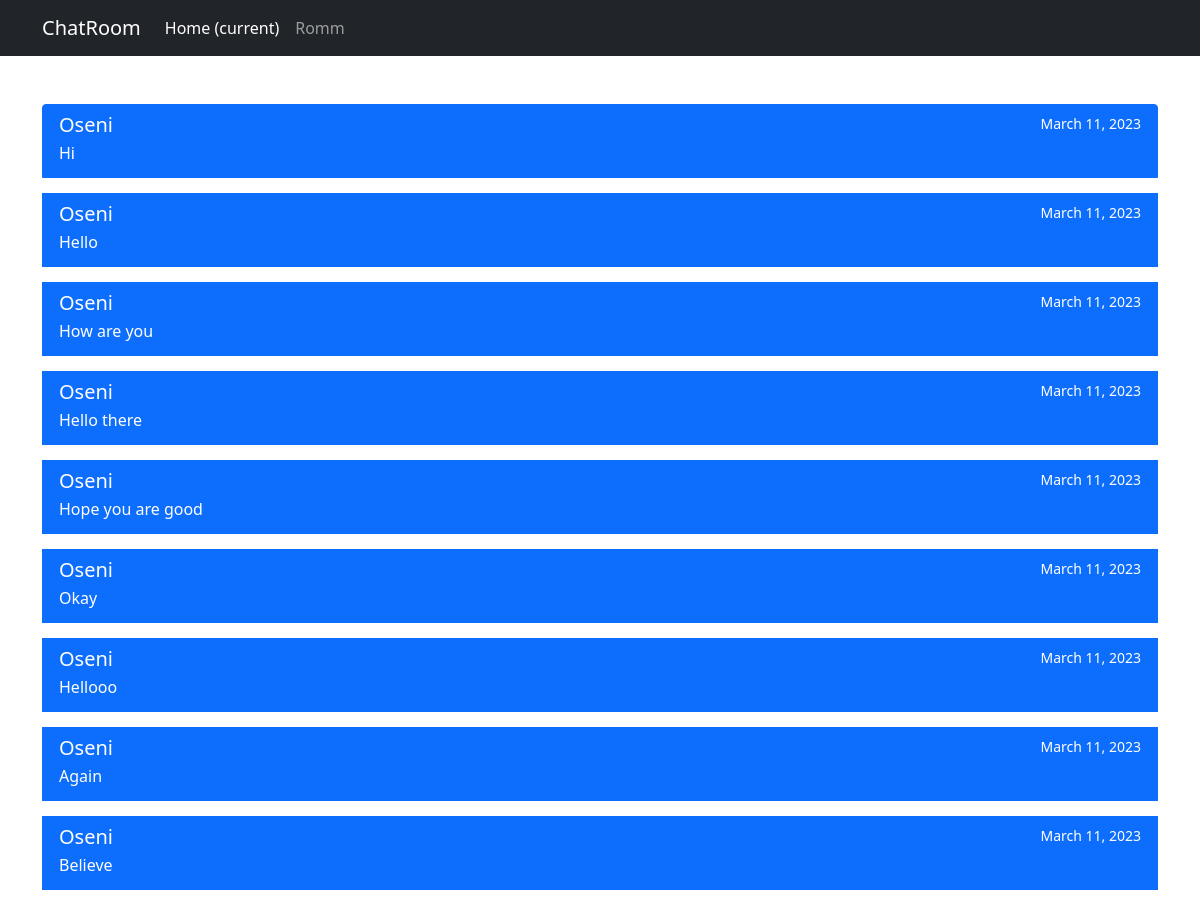
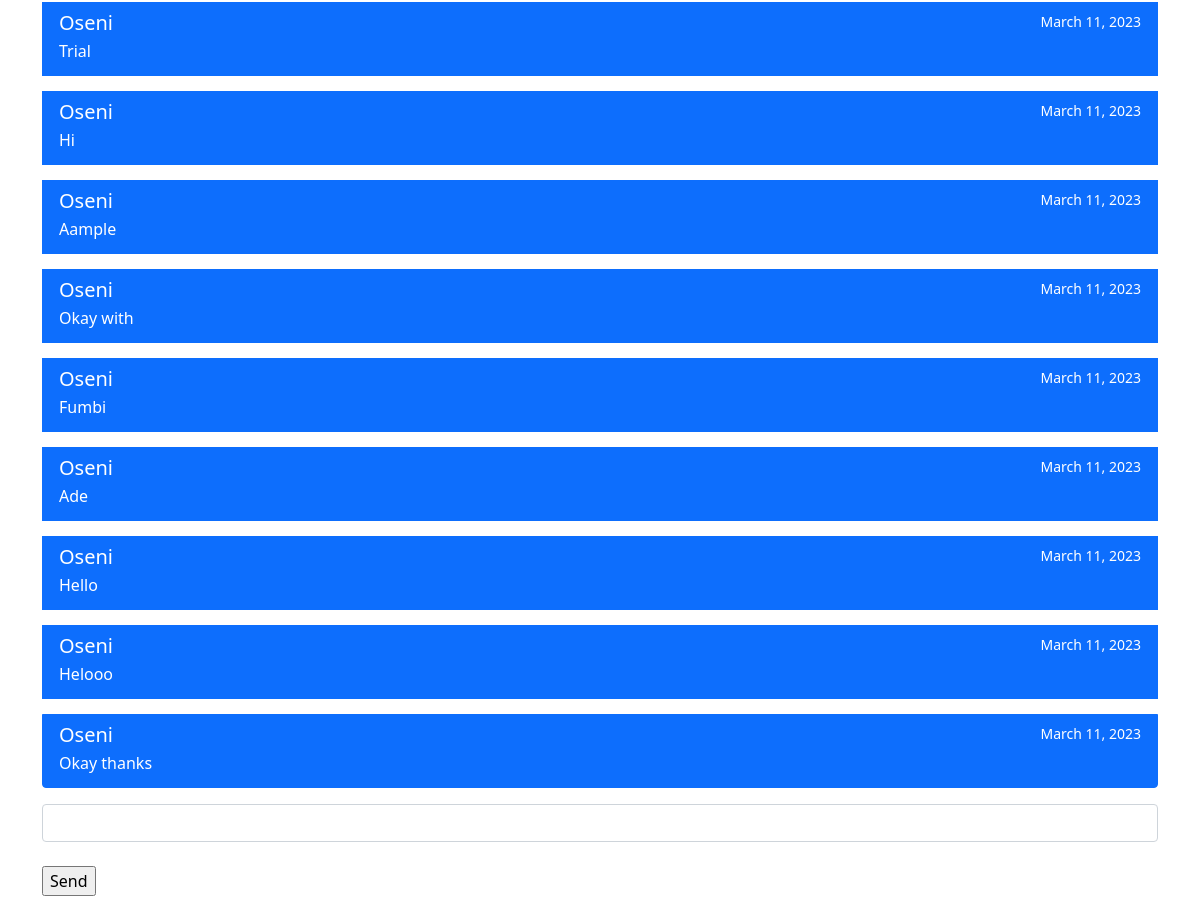
/chat/django/ (signed in), run on the app's committed database (2 pictures, top to bottom).
### chat/models.py (models this page shows)
class Message(models.Model):
    room = models.ForeignKey(Room, on_delete=models.CASCADE, related_name="messages")
    user = models.ForeignKey(User, on_delete=models.PROTECT, related_name="messages")
    text = models.CharField(max_length=1000)
    created_at = models.DateTimeField(auto_now_add=True)
    updated_at = models.DateTimeField(auto_now=True)

### chat/views.py (the view)
# urls.py: path("<slug:slug>/", views.room, name="room"),
@login_required
def room(request, slug):
    room = get_object_or_404(Room, slug=slug)
    messages = Message.objects.select_related("user").filter(room=room)
    return render(request, "chat/room.html", {"room": room, "messages": messages})

### chat/templates/chat/room.html (shortened to what this page needs)
{% extends "base.html" %}
{% load static %}
{% block content %}
<div class="container py-5">
    {% if messages %}
    <div class="list-group" id="list-group">
      {% for message in messages %}
      <span class="list-group-item list-group-item-action active mb-3">
        <div class="d-flex w-100 justify-content-between">
          <h5 class="mb-1">{{ message.user.username }}</h5>
          <small>{{ message.created_at.date }}</small>
        </div>
        <p class="mb-1">{{ message.text }}</p>
      </span>
      {% endfor %}
    </div>
    {% endif %}
    <input id="chat-message-input" type="text" class="form-control"><br>
    <input id="chat-message-submit" type="button" value="Send">
</div>
{% endblock %}

### templates/base.html (shortened to what this page needs)
{% load static %}
{% load django_htmx %}
<!DOCTYPE html>
<html lang="en">
<head>
    <link rel="stylesheet" href="{% static "bootstrap/css/bootstrap.min.css" %}">
</head>
<body>
    <nav class="navbar navbar-expand-lg navbar-dark bg-dark">
        <div class="container">
          <a class="navbar-brand" href="/">ChatRoom</a>
          <div class="collapse navbar-collapse" id="navbarNavAltMarkup">
            <div class="navbar-nav">
              <a class="nav-item nav-link active" href="#">Home <span class="sr-only">(current)</span></a>
              <a class="nav-item nav-link" href="">Romm</a>
            </div>
          </div>
        </div>
    </nav>
    {% block content %}
    {% endblock %}
</body>
</html>

### data on the page
Message: user.username "Oseni", created_at "March 11, 2023", text "Hi"
Message: user.username "Oseni", created_at "March 11, 2023", text "Hello"
Message: user.username "Oseni", created_at "March 11, 2023", text "How are you"
Message: user.username "Oseni", created_at "March 11, 2023", text "Hello there"
Message: user.username "Oseni", created_at "March 11, 2023", text "Hope you are good"
Message: user.username "Oseni", created_at "March 11, 2023", text "Okay"
Message: user.username "Oseni", created_at "March 11, 2023", text "Hellooo"
Message: user.username "Oseni", created_at "March 11, 2023", text "Again"
Message: user.username "Oseni", created_at "March 11, 2023", text "Believe"
Message: user.username "Oseni", created_at "March 11, 2023", text "Trial"
Message: user.username "Oseni", created_at "March 11, 2023", text "Hi"
Message: user.username "Oseni", created_at "March 11, 2023", text "Aample"
Message: user.username "Oseni", created_at "March 11, 2023", text "Okay with"
Message: user.username "Oseni", created_at "March 11, 2023", text "Fumbi"
Message: user.username "Oseni", created_at "March 11, 2023", text "Ade"
Message: user.username "Oseni", created_at "March 11, 2023", text "Hello"
Message: user.username "Oseni", created_at "March 11, 2023", text "Helooo"
Message: user.username "Oseni", created_at "March 11, 2023", text "Okay thanks"
